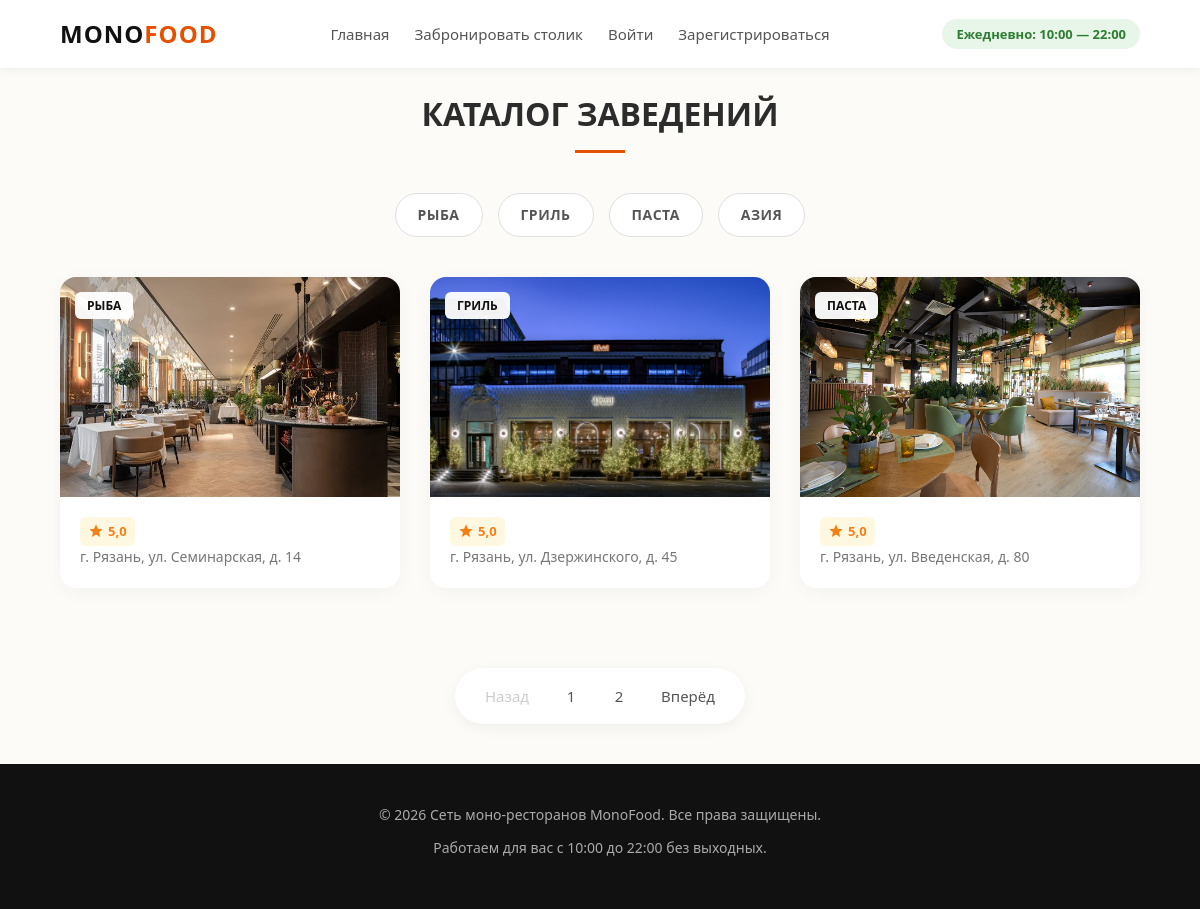
The page /restaurants/ on the database its author committed.
### bookings/models.py (models this page shows, shortened)
class RestaurantCategory(models.Model):
    image = models.ImageField(upload_to="restaurants_media", blank=True)
    name = models.CharField(max_length=64, unique=True)
    description = models.TextField(blank=True)

class Restaurant(models.Model):
    image = models.ImageField(upload_to="restaurants_media", blank=True)
    address = models.CharField(max_length=128, unique=True)
    category = models.ForeignKey(RestaurantCategory, on_delete=models.CASCADE)
    menu = models.FileField(upload_to="restaurants_menu", blank=True)

### bookings/views.py (the view)
# urls.py: path('', catalog, name='index'),
def catalog(request, category_id=None, page_number=1):
    avg = lambda lst: sum(lst) / len(lst)
    context = {
        "title": "Сеть моно-ресторанов | Выбор ресторана",
        "restaurants": [],
        "categories": RestaurantCategory.objects.all(),
        "category_id": category_id
    }
    if category_id:
        restaurants = Restaurant.objects.filter(category__id=category_id)
    else:
        restaurants = Restaurant.objects.all()
    for restaurant in restaurants:
        feedbacks = list(
            map(lambda fb: fb.mark, Feedback.objects.filter(restaurant=Restaurant.objects.get(pk=restaurant.pk))))
        if feedbacks:
            context["restaurants"].append((restaurant, round(avg(feedbacks), 1)))
        else:
            context["restaurants"].append((restaurant, 0))
    pagination = Paginator(context["restaurants"], 3)
    context["restaurants"] = pagination.page(page_number)
    return render(request, "bookings/catalog.html", context=context)

### bookings/templates/bookings/catalog.html (shortened to what this page needs)
{% extends "bookings/base.html" %}
{% load static %}
{% block css %}
    <link rel="stylesheet" href="{% static 'css/catalog2.css' %}">
{% endblock %}
{% block content %}
    <main class="container">
        <h2 class="menu-title">Каталог заведений</h2>
        <div class="cuisine-filters">
            {% for category in categories %}
                <a href="{% url 'restaurants:catalog' category.id %}" class="filter-btn">{{ category.name }}</a>
            {% endfor %}
        </div>
        <div class="restaurants-grid">
            {% if restaurants %}
            {% for restaurant, rating in restaurants %}
            <a href="{% url 'restaurants:booking' restaurant.id %}" style="text-decoration: none;">
                <article class="restaurant-card">
                    <div class="restaurant-img-wrapper">
                        <img src="/media/{{ restaurant.image }}" alt="Ресторан" class="restaurant-img">
                        <span class="restaurant-badge">{{ restaurant.category.name }}</span>
                    </div>
                    <div class="restaurant-content">
                        <div class="restaurant-meta">
                            <div class="restaurant-rating">
                                <svg class="star-icon" viewBox="0 0 24 24"><path d="M12 17.27L18.18 21l-1.64-7.03L22 9.24l-7.19-.61L12 2 9.19 8.63 2 9.24l5.46 4.73L5.82 21z"/></svg>
                                <span>{{ rating }}</span>
                            </div>
                        </div>
                        <p class="restaurant-address">{{ restaurant.address }}</p>
                    </div>
                </article>
            </a>
            {% endfor %}
        {% endif %}
        </div>
        <nav class="pagination">
            <ul>
                <li class="{% if not restaurants.has_previous %} off {% else %} on {% endif %}">
                    <a href="
                    {% if restaurants.has_previous %}
                        {% if category_id %}
                            {% url 'restaurants:category_page' category_id restaurants.previous_page_number %}
                        {% else %}
                            {% url 'restaurants:page' restaurants.previous_page_number %}
                        {% endif %}
                    {% else %}
                        #
                    {% endif %}">Назад</a>
                </li>
                {% for page in restaurants.paginator.page_range %}
                    <li class="on">
                        <a href="
                        {% if category_id %}
                            {% url 'restaurants:category_page' category_id page %}
                        {% else %}
                            {% url 'restaurants:page' page %}
                        {% endif %}">{{ page }}</a>
                    </li>
                {% endfor %}
                <li class="{% if not restaurants.has_next %} off {% else %} on {% endif %}">
                    <a href="
                    {% if restaurants.has_next %}
                        {% if category_id %}
                            {% url 'restaurants:category_page' category_id restaurants.next_page_number %}
                        {% else %}
                            {% url 'restaurants:page' restaurants.next_page_number %}
                        {% endif %}
                    {% else %}
                        #
                    {% endif %}">Вперёд</a>
                </li>
            </ul>
        </nav>
    </main>
{% endblock %}

### static/css/style.css (style rules this page uses)
* { margin: 0; padding: 0; box-sizing: border-box; font-family: 'Segoe UI', Tahoma, Geneva, Verdana, sans-serif; scroll-behavior: smooth; }
body { background-color: #fcfbf7; color: #2c2c2c; line-height: 1.6; }
.container { width: 90%; max-width: 1200px; margin: 0 auto; }

### static/css/catalog2.css (style rules this page uses)
.menu-title { text-align: center; font-size: 32px; margin-top: 20px; margin-bottom: 40px; text-transform: uppercase; position: relative; }
.menu-title::after { content: ''; display: block; width: 50px; height: 3px; background-color: #e65100; margin: 10px auto 0; }
.cuisine-filters { display: flex; justify-content: center; gap: 15px; margin-bottom: 40px; flex-wrap: wrap; }
.cuisine-filters .filter-btn { text-decoration: none; display: inline-block; text-align: center; background-color: #ffffff; color: #555; border: 1px solid #e0e0e0; padding: 10px 22px; font-size: 14px; font-weight: 600; border-radius: 25px; cursor: pointer; text-transform: uppercase; letter-spacing: 0.5px; transition: all 0.3s ease; }
.restaurants-grid { display: grid; grid-template-columns: repeat(3, 1fr); gap: 30px; margin-bottom: 80px; }
.restaurant-card { background-color: #ffffff; border-radius: 16px; overflow: hidden; box-shadow: 0 4px 20px rgba(0,0,0,0.04); transition: transform 0.3s ease, box-shadow 0.3s ease; }
.restaurant-img-wrapper { position: relative; height: 220px; overflow: hidden; background-color: #eaeaea; }
.restaurant-img { width: 100%; height: 100%; object-fit: cover; transition: transform 0.5s ease; }
.restaurant-badge { position: absolute; top: 15px; left: 15px; background-color: rgba(255, 255, 255, 0.95); color: #111; font-size: 12px; font-weight: 700; padding: 4px 12px; border-radius: 6px; text-transform: uppercase; z-index: 2; }
.restaurant-content { padding: 20px; }
.restaurant-meta { display: flex; justify-content: space-between; align-items: center; }
.restaurant-rating { display: flex; align-items: center; gap: 4px; background-color: #fff8e1; color: #f57f17; padding: 4px 8px; border-radius: 6px; font-size: 13px; font-weight: 700; }
.star-icon { width: 16px; height: 16px; fill: #f57f17; }
.restaurant-address { font-size: 14px; color: #777; font-weight: 500; }
.pagination { margin: 40px 0; display: flex; justify-content: center; }
.pagination ul { display: flex; align-items: center; list-style: none; gap: 8px; background-color: #ffffff; padding: 8px 16px; border-radius: 30px; box-shadow: 0 4px 15px rgba(0, 0, 0, 0.05); }
.pagination ul li a { display: flex; align-items: center; justify-content: center; min-width: 40px; height: 40px; padding: 0 14px; text-decoration: none; color: #555; font-weight: 500; font-size: 15px; border-radius: 20px; transition: all 0.2s ease; }
.pagination ul li.off a { color: #ccc; cursor: not-allowed; background-color: transparent; }

### rows shown on the page
RestaurantCategory: name "РЫБА"
RestaurantCategory: name "ГРИЛЬ"
RestaurantCategory: name "ПАСТА"
RestaurantCategory: name "АЗИЯ"
Restaurant: image (picture), category.name "РЫБА", rating "5,0", address "г. Рязань, ул. Семинарская, д. 14"
Restaurant: image (picture), category.name "ГРИЛЬ", rating "5,0", address "г. Рязань, ул. Дзержинского, д. 45"
Restaurant: image (picture), category.name "ПАСТА", rating "5,0", address "г. Рязань, ул. Введенская, д. 80"

### other values the page prints
{{ page }} "1" "2"
